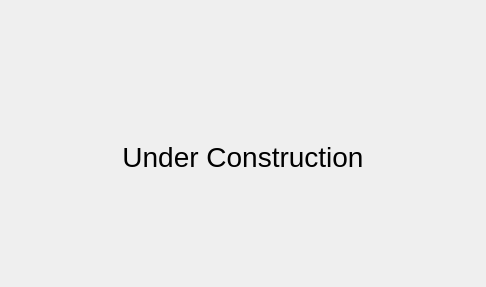
<?xml version="1.0" encoding="UTF-8"?>
<ui version="4.0">
 <class>MenuMain</class>
 <widget class="QWidget" name="MenuMain">
  <property name="geometry">
   <rect>
    <x>0</x>
    <y>0</y>
    <width>486</width>
    <height>287</height>
   </rect>
  </property>
  <property name="windowTitle">
   <string>Form</string>
  </property>
  <layout class="QGridLayout" name="gridLayout">
   <item row="4" column="1" colspan="2">
    <widget class="QLabel" name="label_2">
     <property name="font">
      <font>
       <pointsize>21</pointsize>
      </font>
     </property>
     <property name="text">
      <string>Under Construction</string>
     </property>
     <property name="alignment">
      <set>Qt::AlignCenter</set>
     </property>
    </widget>
   </item>
   <item row="4" column="3">
    <spacer name="horizontalSpacer_2">
     <property name="orientation">
      <enum>Qt::Horizontal</enum>
     </property>
     <property name="sizeHint" stdset="0">
      <size>
       <width>40</width>
       <height>20</height>
      </size>
     </property>
    </spacer>
   </item>
   <item row="4" column="0">
    <spacer name="horizontalSpacer">
     <property name="orientation">
      <enum>Qt::Horizontal</enum>
     </property>
     <property name="sizeHint" stdset="0">
      <size>
       <width>40</width>
       <height>20</height>
      </size>
     </property>
    </spacer>
   </item>
   <item row="5" column="1">
    <spacer name="verticalSpacer">
     <property name="orientation">
      <enum>Qt::Vertical</enum>
     </property>
     <property name="sizeHint" stdset="0">
      <size>
       <width>20</width>
       <height>40</height>
      </size>
     </property>
    </spacer>
   </item>
   <item row="0" column="1">
    <spacer name="verticalSpacer_2">
     <property name="orientation">
      <enum>Qt::Vertical</enum>
     </property>
     <property name="sizeHint" stdset="0">
      <size>
       <width>20</width>
       <height>40</height>
      </size>
     </property>
    </spacer>
   </item>
   <item row="3" column="0">
    <spacer name="horizontalSpacer_3">
     <property name="orientation">
      <enum>Qt::Horizontal</enum>
     </property>
     <property name="sizeHint" stdset="0">
      <size>
       <width>40</width>
       <height>20</height>
      </size>
     </property>
    </spacer>
   </item>
   <item row="3" column="1">
    <widget class="QLabel" name="label">
     <property name="enabled">
      <bool>true</bool>
     </property>
     <property name="sizePolicy">
      <sizepolicy hsizetype="Maximum" vsizetype="Maximum">
       <horstretch>0</horstretch>
       <verstretch>0</verstretch>
      </sizepolicy>
     </property>
     <property name="maximumSize">
      <size>
       <width>500</width>
       <height>200</height>
      </size>
     </property>
     <property name="text">
      <string/>
     </property>
     <property name="pixmap">
      <pixmap resource="configurator.qrc">:/images/resources/AQ.png</pixmap>
     </property>
     <property name="scaledContents">
      <bool>false</bool>
     </property>
     <property name="alignment">
      <set>Qt::AlignCenter</set>
     </property>
    </widget>
   </item>
   <item row="3" column="3">
    <spacer name="horizontalSpacer_4">
     <property name="orientation">
      <enum>Qt::Horizontal</enum>
     </property>
     <property name="sizeHint" stdset="0">
      <size>
       <width>40</width>
       <height>20</height>
      </size>
     </property>
    </spacer>
   </item>
  </layout>
 </widget>
 <resources>
  <include location="configurator.qrc"/>
 </resources>
 <connections/>
</ui>
